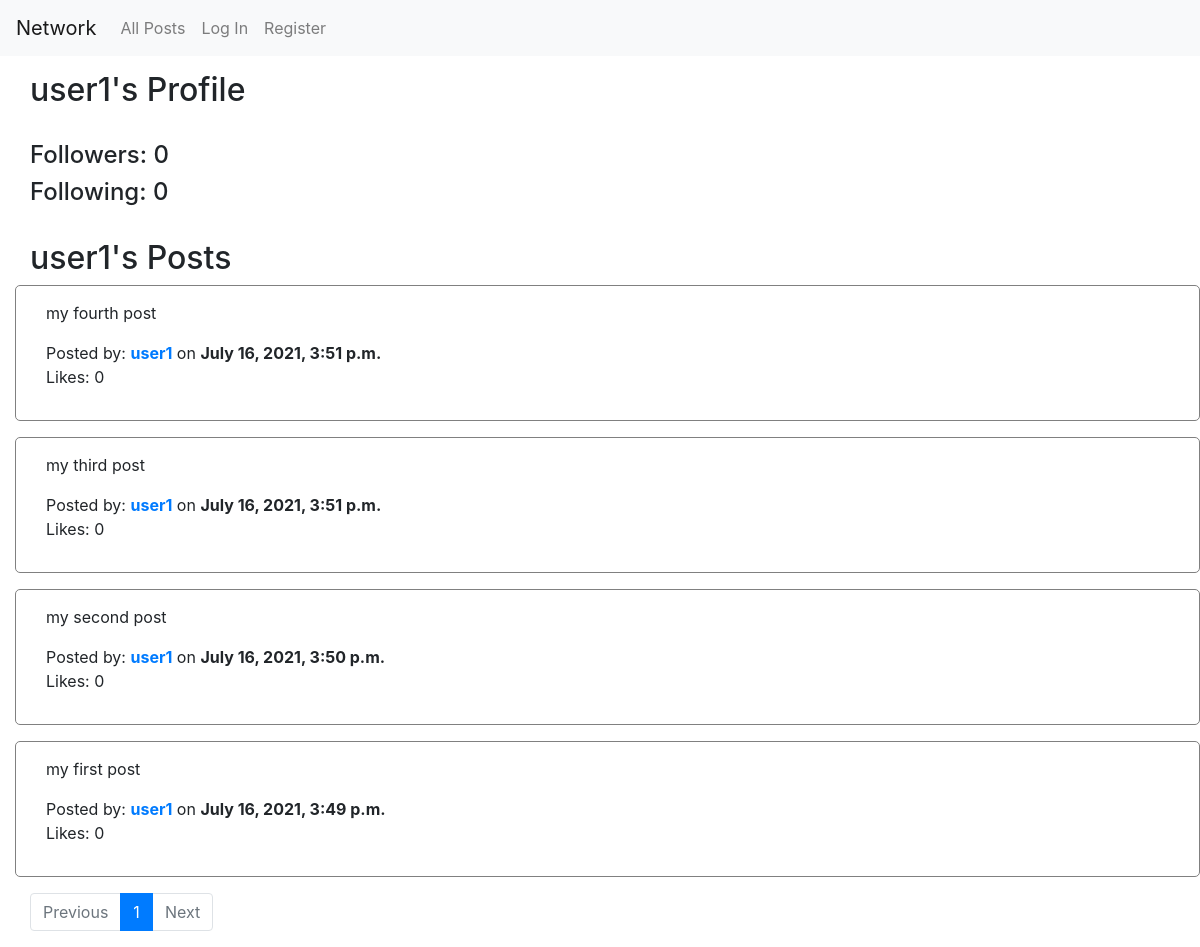
The app's page /profile/user1/1 with its own data.
### network/models.py (models this page shows, shortened)
class User(AbstractUser):
    pass

class Post(models.Model):
    poster = ForeignKey(User, on_delete=models.CASCADE, related_name="creator_of_post")
    content = models.TextField(max_length=256)
    created = models.DateTimeField(auto_now_add=True)
    likes = ManyToManyField(User, blank=True)

### network/views.py (the view)
# urls.py: path("profile/<str:user>/<int:page_number>", views.profile, name="profile"),
def profile(request, user, page_number):
    profile_to_view = User.objects.get(username=user)
    posts = Post.objects.filter(poster=profile_to_view).order_by('id').reverse()
    p = Paginator(posts, 10)
    current_page = p.page(page_number)
    followers = Follow.objects.filter(following=profile_to_view).count()
    following = Follow.objects.filter(user=profile_to_view).count()
    try:
        is_following = Follow.objects.get(user=request.user, following=profile_to_view)
    except (ObjectDoesNotExist, TypeError):
        is_following = None
    return render(request, "network/profile.html", {
        "profile": profile_to_view,
        "current_page": current_page,
        "followers": followers,
        "following": following,
        "is_following": is_following,
        "page_number": page_number,
        "page_range": p.page_range
    })

### network/templates/network/profile.html (shortened to what this page needs)
{% extends "network/layout.html" %}
{% block body %}
    <div class="container-fluid">
        {% if request.user == profile %}
            <h2>Your Profile</h2>
        {% else %}
            <h2>{{ profile.username }}'s Profile</h2>
        {% endif %}
        <br>
        <h4>Followers: {{ followers }}</h4>
        <h4>Following: {{ following }}</h4>
        <br>
        {% if request.user == profile %}
            <h2>Your Posts</h2>
        {% else %}
            <h2>{{ profile.username }}'s Posts</h2>
        {% endif %}
        {% for post in current_page.object_list %}
            <div class="row mb-3">
                <div class="col" id="post_div_{{ post.id }}">
                    <p>{{ post.content }}</p>
                    Posted by: <a href="{% url 'profile' post.poster.username 1 %}"><strong>{{ post.poster.username }}</strong></a> on <strong>{{ post.created }}</strong>
                    <p id="likes">Likes: {{ post.likes.count }}</p>
                </div>
            </div>
        {% endfor %}
        <nav class="page_things">
            <ul class="pagination">
                {% if current_page.has_previous %}
                    <li class="page-item"><a class="page-link" href="{% url 'profile' profile.username current_page.previous_page_number %}">Previous</a></li>
                {% else %}
                    <li class="page-item disabled">
                        <a class="page-link" href="#" tabindex="-1" aria-disabled="true">Previous</a>
                    </li>
                {% endif %}
                {% for number in page_range %}
                    {% if number == page_number %}
                        <li class="page-item active" aria-current="page">
                            <a class="page-link" href="{% url 'profile' profile.username number %}">{{ number }}<span class="sr-only">(current)</span></a>
                        </li>
                    {% else %}
                        <li class="page-item"><a class="page-link" href="{% url 'profile' profile.username number %}">{{ number }}</a></li>
                    {% endif %}
                {% endfor %}
                {% if current_page.has_next %}
                    <li class="page-item"><a class="page-link" href="{% url 'profile' profile.username current_page.next_page_number %}">Next</a></li>
                {% else %}
                    <li class="page-item disabled">
                        <a class="page-link" href="#" tabindex="-1" aria-disabled="true">Next</a>
                    </li>
                {% endif %}
            </ul>
        </nav>
    </div>
{% endblock %}

### network/static/network/styles.css (style rules this page uses)
.row { border: 1px solid grey; border-radius: 5px; padding: 15px; }
.page_things { bottom: 10px; }

### records on screen
User: username "user1"
Post: content "my fourth post", poster.username "user1", created "July 16, 2021, 3:51 p.m.", likes.count "0"
Post: content "my third post", poster.username "user1", created "July 16, 2021, 3:51 p.m.", likes.count "0"
Post: content "my second post", poster.username "user1", created "July 16, 2021, 3:50 p.m.", likes.count "0"
Post: content "my first post", poster.username "user1", created "July 16, 2021, 3:49 p.m.", likes.count "0"

### other values on screen
{{ followers }} "0"
{{ following }} "0"
{{ number }} "1"
